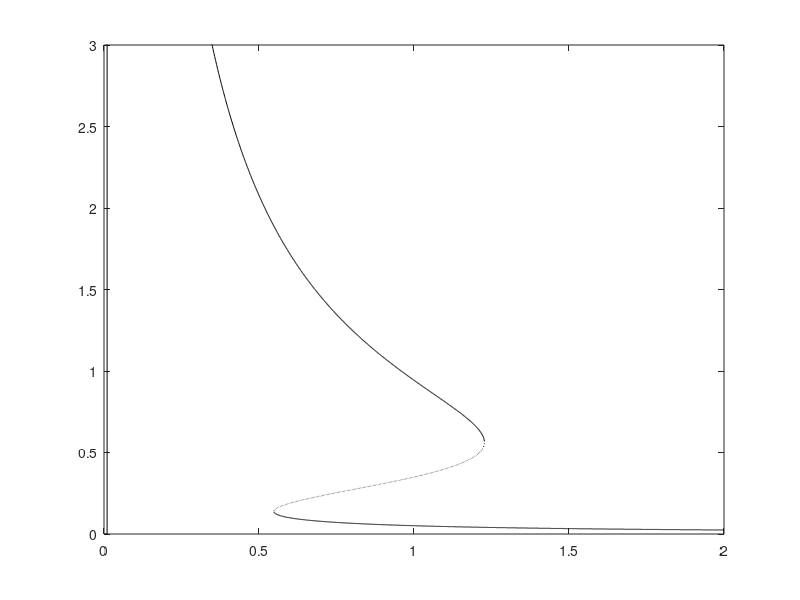

Here is the MATLAB script that generated this plot:
koffs=0:0.001:2;
Pts=zeros(3,length(koffs));
for iK=1:length(koffs)
    kp0=0.05;
    kfb=1;
    KFB=0.1;
    kgapr=koffs(iK);
    p=0:0.001:100;
    OnRate = (kp0+kfb*p.^3./(KFB+p.^3));
    OffRate=(kgapr*p);
    Net=OnRate-OffRate;
    SgnChg=find((Net(1:end-1).*Net(2:end))<0);
    Pts(:,iK)=[p(SgnChg); zeros(3-length(SgnChg),1)];
    %plot(p,OnRate-OffRate)
    %hold on
    %set(gca,'ColorOrderIndex',get(gca,'ColorOrderIndex')-1)
    %scatter(p(SgnChg),OnRate(SgnChg)-OffRate(SgnChg),'filled')
end
sw1=find(sum(Pts>0)>1,1,'first');
sw2=find(sum(Pts>0)>1,1,'last');
Branch1=[Pts(1,2:sw1-1) Pts(3,sw1:sw2)];
Branch2=Pts(2,sw1:sw2);
Branch3=Pts(1,sw1:end);
plot(koffs(2:sw2),Branch1,'-k')
hold on
plot(koffs(sw1:sw2),Branch2,':k')
plot(koffs(sw1:end),Branch3,'-k')
ylim([0 3])
%plot(koffs,Pts)